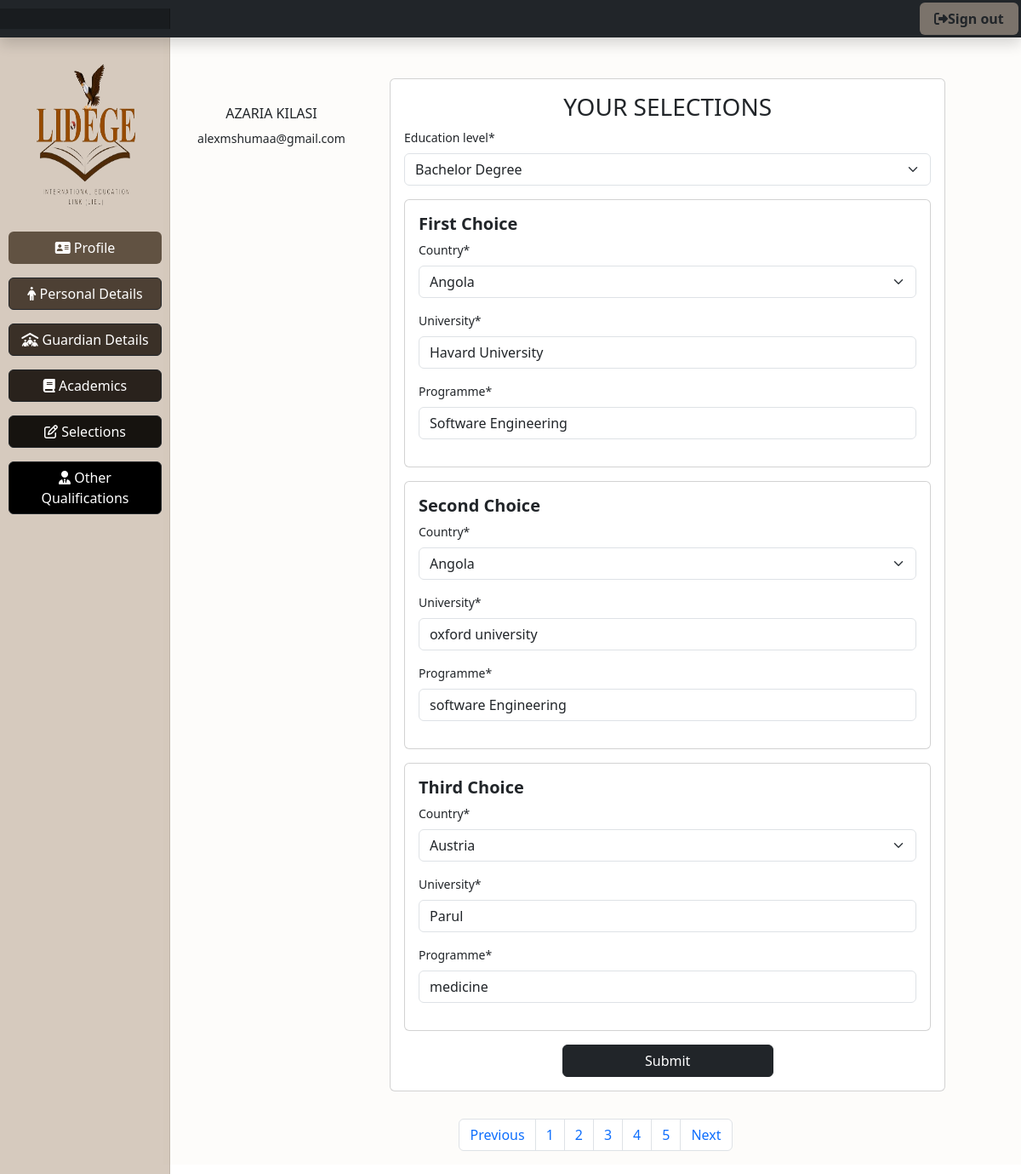
/selections/ (signed in), run on the app's committed database.
### applicantsReg/models.py (models this page shows, shortened)
class Applicant_Personal_Details(models.Model):
    user = models.OneToOneField(CustomUser, on_delete=models.CASCADE,related_name='personal_details')
    firstname = models.CharField(max_length=100)
    last_name = models.CharField(max_length=100)
    phone = models.CharField(max_length=13)
    date_of_birth =  models.DateField(null=True)
    submission_time = SubmissionTimeField(null=True)
    nationality = models.CharField(
        max_length=100,
        choices=[(country.name, country.name) for country in pycountry.countries],
        blank=True,
        null=True,
    )
    profile_image = models.ImageField(upload_to='profile_images/', blank=True)
    class Meta:
        verbose_name_plural = "Applicant personal Details"

class CustomUser(AbstractUser):
    email = models.EmailField(unique=True, blank=True, null=True)
    username = models.CharField(max_length=100, unique=True)
    referred_by = models.ForeignKey('self', on_delete=models.SET_NULL, null=True, related_name='referrals')
    class Meta:
        verbose_name_plural = "Users"

class Applicant_Selections(models.Model):
    user = models.OneToOneField(CustomUser, on_delete=models.CASCADE,related_name='selections')
    education_level = models.CharField(choices=APPLYING_EDUCATION_LEVEL_CHOICES, max_length=20,default="Bachelor_Degree")
    interested_university1 = models.CharField(max_length=100)
    interested_university2 = models.CharField(max_length=100)
    interested_university3 = models.CharField(max_length=100)
    interested_university4 = models.CharField(max_length=100)
    interested_country1 = models.CharField(max_length=100,
        choices=[(country.name, country.name) for country in pycountry.countries],
        blank=True,
        null=True,)
    interested_country2 = models.CharField(max_length=100,
        choices=[(country.name, country.name) for country in pycountry.countries],
        blank=True,
        null=True,)
    interested_country3 = models.CharField(max_length=100,
        choices=[(country.name, country.name) for country in pycountry.countries],
        blank=True,
        null=True,)
    interested_country4 = models.CharField(max_length=100,
        choices=[(country.name, country.name) for country in pycountry.countries],
        blank=True,
        null=True,)
    interested_courses1 = models.CharField(max_length=100)
    interested_courses2 = models.CharField(max_length=100)
    interested_courses3 = models.CharField(max_length=100)
    interested_courses4 = models.CharField(max_length=100)
    submission_time = SubmissionTimeField(null=True)
    class Meta:
        verbose_name_plural = "Applicant Selections"

### applicantsReg/views.py (the view)
# urls.py: path('selections/',views.selections_view,name = 'selections'),
@login_required
def selections_view(request):
    if request.user.is_staff:
        return redirect("applist")
    applicant_details = getattr(request.user, 'personal_details', None)
    selections  = getattr(request.user, 'selections', None)
    if selections:
        submission_time = selections.submission_time  # Assuming there's a submission_time field in your model
        if selections is not None and submission_time is not None:
            if submission_time + timedelta(hours=168) < timezone.now():  # Assuming there's a submission_time field in your model
                messages.warning(request, "You can't modify your data after 24 hours since submission.")
                return redirect("home")
        if request.method == "POST":
            form = ApplicantSelectionsForm(request.POST, request.FILES, instance=selections)
            if form.is_valid():
                form.save()
                return redirect('other')
        else:
            form = ApplicantSelectionsForm(instance = selections)
        return render(request, "selections.html", {"form": form,"applicant_details":applicant_details,"messages":messages})
    else:
        error_message = "You don't have any profile you may logout or contact you system admin."
        messages.warning(request, error_message)
        return redirect("home")

### applicantsReg/templates/selections.html (shortened to what this page needs)
{%extends 'base7.html'%}
{%load static%}
{%load crispy_forms_tags%}
{%block content%}
<div class="row" style="background-color:#f1e7dd27; height:cover; margin-bottom: 2rem;">
    <div class="col-md-3">
        {%if applicant_details.profile_image%}
        <h6 style="text-align: center;">{{applicant_details.firstname}} {{applicant_details.last_name}}</h6>
        <p style="text-align: center;">{{applicant_details.user.email}}</p>
        {%else%}
        <img class="rounded-circle" src="{%static 'img/avatar.jpg'%}" alt="" style="width: 50%; margin-left: 25%; margin-top: 3rem;">
        <h6 style="text-align: center;margin-top: 0.5rem;">{{applicant_details.user.email}}</h6>
        {%endif%}
    </div>
    <div class="col-md-8">
        <div class="card" style="margin-top: 3rem; padding: 1rem;">
            <div class="row">
                <div class="col-md-">
                    <h3 style="text-align: center;">YOUR SELECTIONS</h3>
                    <form action="" method="POST" enctype="multipart/form-data">
                        {{form.education_level|as_crispy_field}}
                        <div class="card mb-3" style="padding: 1rem;">
                        <h5><strong>First Choice</strong></h5>
                        {{form.interested_country1|as_crispy_field}}
                        {{form.interested_university1|as_crispy_field}}
                        {{form.interested_courses1|as_crispy_field}}
                        </div>
                        <div class="card mb-3" style="padding: 1rem;">
                        <h5><strong>Second Choice</strong></h5>
                        {{form.interested_country2|as_crispy_field}}
                        {{form.interested_university2|as_crispy_field}}
                        {{form.interested_courses2|as_crispy_field}}
                        </div>
                        <div class="card mb-3" style="padding: 1rem;">
                        <h5><strong>Third Choice</strong></h5>
                        {{form.interested_country3|as_crispy_field}}
                        {{form.interested_university3|as_crispy_field}}
                        {{form.interested_courses3|as_crispy_field}}
                        </div>
                        <input type="submit" value="Submit" class="btn btn-dark" style="width: 40%; margin-left: 30%;">
                    </form>
                </div>
            </div>
        </div>
    </div>
    <nav aria-label="Page navigation example" style="margin-top: 2rem;">
        <ul class="pagination justify-content-center">
          <li class="page-item ">
            <a class="page-link" href="{%url 'academics'%}" tabindex="-1" aria-disabled="true">Previous</a>
          </li>
          <li class="page-item"><a class="page-link" href="{%url 'applicant_details'%}">1</a></li>
          <li class="page-item"><a class="page-link" href="{%url 'guardian'%}">2</a></li>
          <li class="page-item"><a class="page-link" href="{%url 'academics'%}">3</a></li>
          <li class="page-item"><a class="page-link" href="{%url 'selections'%}">4</a></li>
          <li class="page-item"><a class="page-link" href="{%url 'other'%}">5</a></li>
          <li class="page-item">
            <a class="page-link" href="{%url 'other'%}">Next</a>
          </li>
        </ul>
</div>
{%endblock%}

### static/css/dashboard.css (style rules this page uses)
body { font-size: .875rem; }

### data on the page
Applicant_Personal_Details: firstname "AZARIA", last_name "KILASI", user.email "alexmshumaa@gmail.com"
Applicant_Selections: education_level "Bachelor Degree", interested_country1 "Angola", interested_university1 "Havard University", interested_courses1 "Software Engineering", interested_country2 "Angola", interested_university2 "oxford university", interested_courses2 "software Engineering", interested_country3 "Austria", interested_university3 "Parul", interested_courses3 "medicine"
